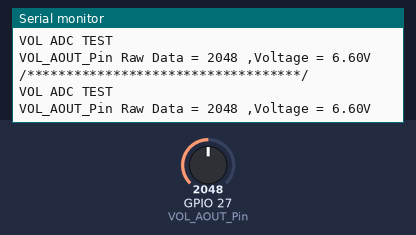
Bench run of a sketch on a simulated ESP32. On the bench: the last lines printed to the serial monitor. The inputs (shaded band) are chosen by the test bench; at power-on: GPIO 27 (VOL_AOUT_Pin) = 2048.

Above: at 1.2 s.
1.3 s: GPIO 27 (VOL_AOUT_Pin) set to 2866
At 1.7 s:
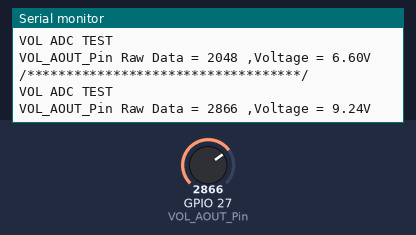
2.8 s: GPIO 27 (VOL_AOUT_Pin) set to 3603
At 3.22 s:
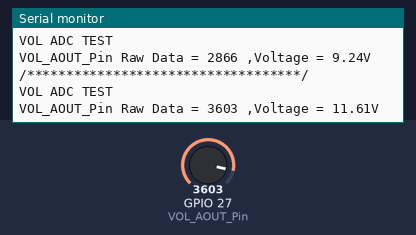
Timing chart, 0 to 5.8 s (numbered marks = the images above; inputs shaded):
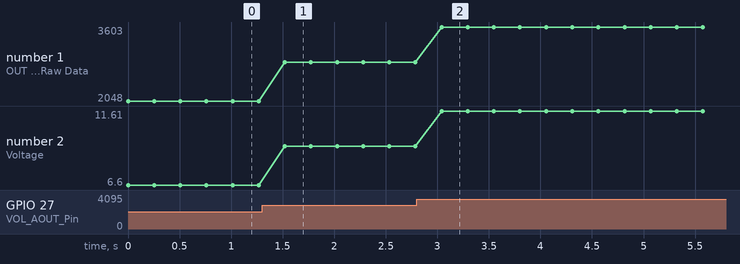

Measured:
- after the input at 1.3 s, the serial monitor: prints a new line after 0.22 s (image 1)
- after the input at 2.8 s, the serial monitor: prints a new line after 0.24 s (image 2)
- plotted number 1: 2048 → 2866 after the input at 1.3 s, 2866 → 3603 after the input at 2.8 s
- plotted number 2: 6.6 → 9.24 after the input at 1.3 s, 9.24 → 11.61 after the input at 2.8 s

The sketch:

tutorial2_2_vol.ino
```cpp
#define VOL_AOUT_Pin (27)

void setup()
{
  Serial.begin(115200);
}

void loop()
{
  float adc_voltage = 0;
  uint16_t adc_read_raw = analogRead(VOL_AOUT_Pin);
  adc_voltage = adc_read_raw * 3.3 / 1024.0;
  Serial.printf("/***********************************/ \r\n");
  Serial.printf("VOL ADC TEST \r\n");
  Serial.printf("VOL_AOUT_Pin Raw Data = %d ,Voltage = %.2fV\r\n", adc_read_raw, adc_voltage);
  delay(250);
}
```
